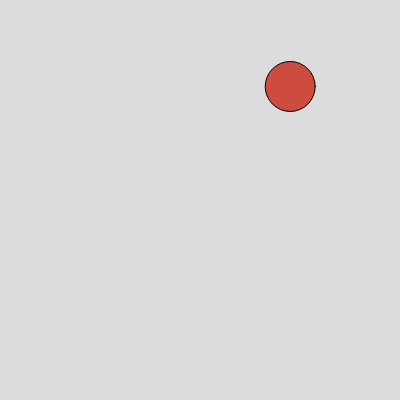
Frame 1 (no input)
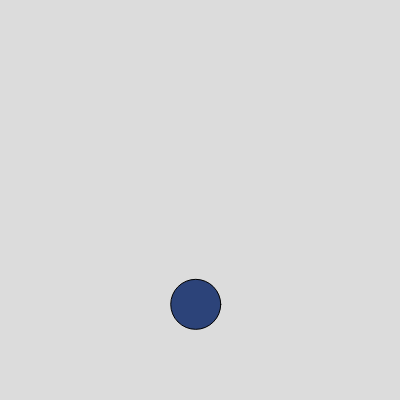
Frame 60 (no input)
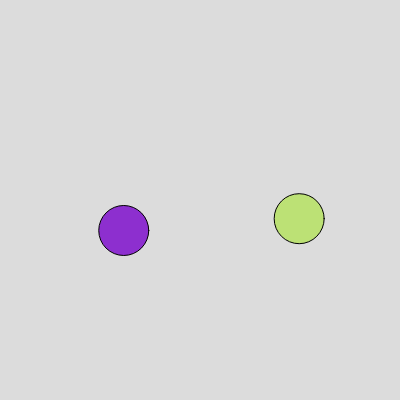
Frame 120 (the mouse pressed at the canvas centre since frame 60)

The p5.js sketch that drew these frames (run headless with seeded random() and noise() and a simulated clock; from frame 60 on, the mouse is pressed at the canvas centre):

// p5.js sketch
// ── sketch.js
let balls = [];  // array to store all the balls

function setup() {
  createCanvas(400, 400);
  

  balls.push(createBall(random(0, 400), random(0, 400), random(3, 5), random(3, 5)));//add the first ball
}

function draw() {
  background(220);
  
  
  for (let i = 0; i < balls.length; i++) {//loop each ball in teh array
    let ball = balls[i];

    
    ball.x += ball.xspeed;//iterate x
    ball.y += ball.yspeed;//iterate y

    //check for collisions
    if (ball.x < 25 || ball.x > 375) {
      ball.xspeed = -ball.xspeed; //reverse the X direction
      ball.circleColor = randomColor(); //change the color when bouncing
    }

    if (ball.y < 25 || ball.y > 375) {
      ball.yspeed = -ball.yspeed; //reverse the Y direction
      ball.circleColor = randomColor(); //change the color when bouncing
    }

    
    fill(ball.circleColor);//set the fill color

    
    circle(ball.x, ball.y, 50);//draw the ball 
  }
}

function mousePressed() {
  //add a new ball when the mouse is pressed
  balls.push(createBall(random(25, 375), random(25, 375), random(3, 5), random(3, 5)));
}

//function to create new ball 
function createBall(x, y, xspeed, yspeed) {
  return {
    x: x,
    y: y,
    xspeed: xspeed,
    yspeed: yspeed,
    circleColor: randomColor(),//random initial color
  };
}

//function to make balls random color when they bounce off the walls 
function randomColor() {
  return color(random(0, 255), random(0, 255), random(0, 255));
}
